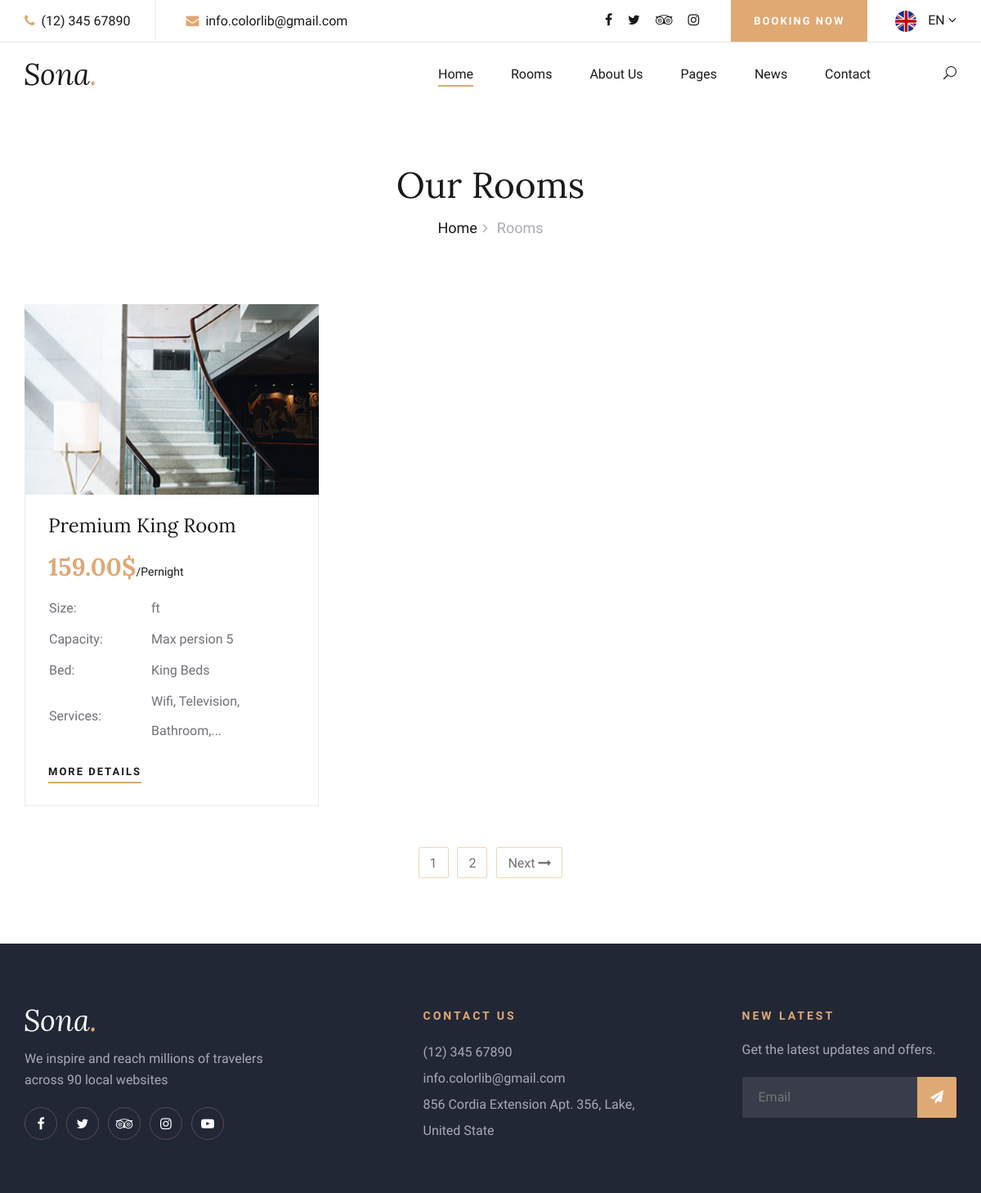
Page /rooms/ on the earlier database version.
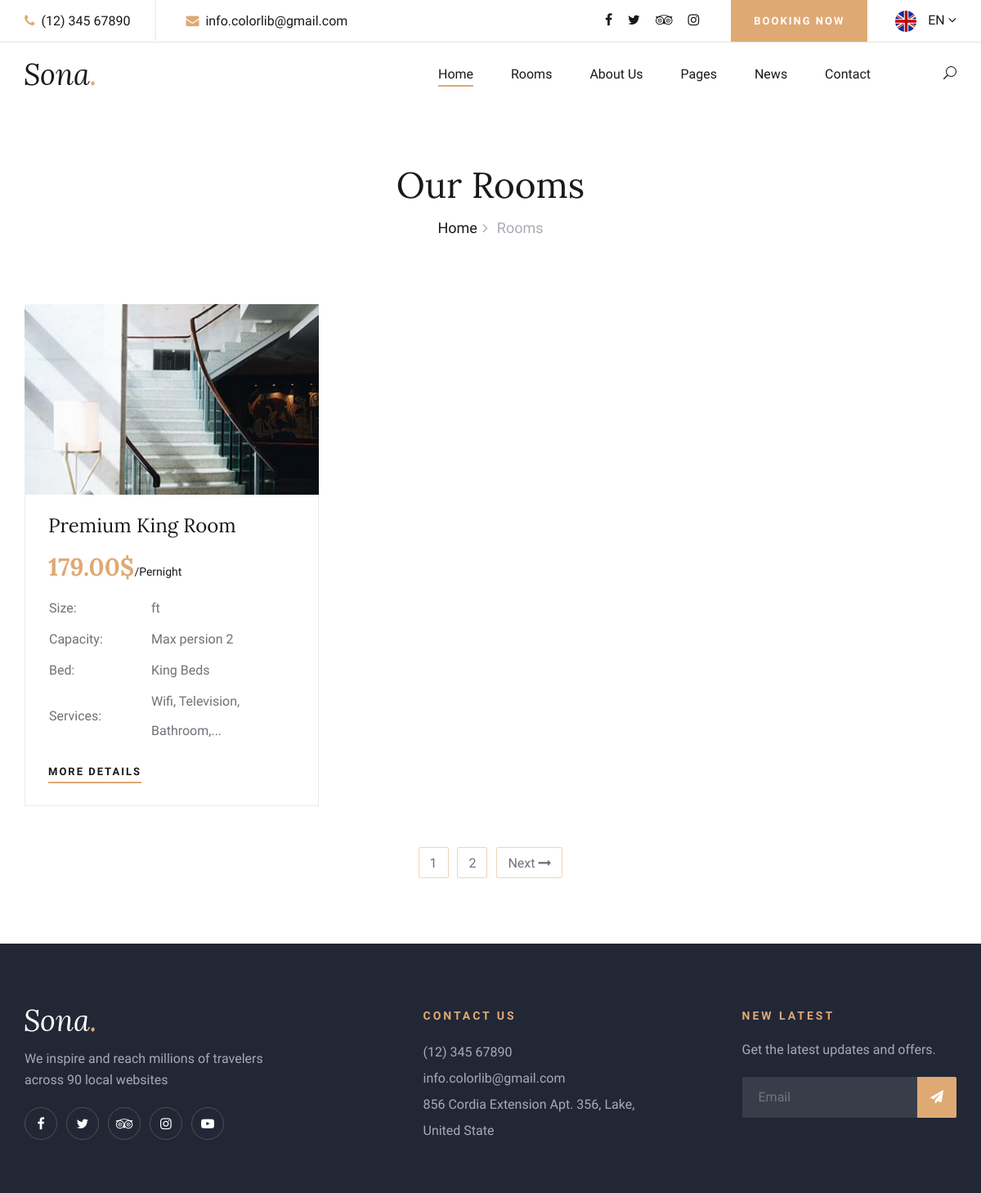
Same page on the later database version.
### res_system/models.py (models this page shows, shortened)
class Room(models.Model):
    type_choices = (
        ('Pernight', 'Pernight'),
        ('For Week', 'For Week'),
        ('For three days', 'For three days'),
        ('How you want', 'How you want')
    )
    bed_choices = (
        ('King Beds', 'King Beds'),
        ('Special for you', 'Special for you'),
        ('Italian furniture', 'Italian furniture'),
        ('How you want', 'How you want')
    )
    name = models.CharField(max_length=255)
    price = models.DecimalField(max_digits=6, decimal_places=2)
    image = models.ImageField(upload_to='rooms_pics')
    room_type = models.CharField(max_length=200, choices=type_choices)
    bed_type = models.CharField(max_length=200, choices=bed_choices)
    services = models.ManyToManyField(Service, related_name='room')
    content = RichTextField()
    rating_stars = models.ForeignKey(Rating_Star, on_delete=models.SET_NULL, null=True, blank=True)
    size = models.PositiveIntegerField(default=15)
    capacity_persons = models.PositiveIntegerField(default=2)
    date_created = models.DateTimeField(default=timezone.now)
    date_updated = models.DateTimeField(default=timezone.now, null=True)
    slug = models.SlugField(blank=True, null=True)
    def get_absolute_url(self):
        return reverse('res_system:room_detail', args=[str(self.slug)])

### res_system/views.py (the view)
# urls.py: path("rooms/", views.room_list, name="room_list"),
def room_list(request):
    categories = Category.objects.all()
    rating_stars = Rating_Star.objects.all()
    rooms = Room.objects.all().order_by('-date_created')
    comments = Comment.objects.all()
    services = Service.objects.all()
    context = {
        'categories': categories,
        'rating_stars': rating_stars,
        'rooms': rooms,
        'comments': comments
    }
    return render(request, 'res_system/room_list.html', context)

### templates/res_system/room_list.html
{% extends 'base.html' %}
{% block content %}
    <div class="breadcrumb-section">
        <div class="container">
            <div class="row">
                <div class="col-lg-12">
                <div class="breadcrumb-text">
                        <h2>Our Rooms</h2>
                        <div class="bt-option">
                            <a href="./home.html">Home</a>
                            <span>Rooms</span>
                        </div>
                    </div>
                </div>
            </div>
        </div>
    </div>
    <section class="rooms-section spad">
        <div class="container">
            <div class="row">
                {% for room in rooms %}
                <div class="col-lg-4 col-md-6">
                    <div class="room-item">
                        <img src="{{ room.image.url }}" alt="">
                        <div class="ri-text">
                            <h4>{{ room.name }}</h4>
                            <h3>{{ room.price }}$<span>/{{ room.room_type }}</span></h3>
                            <table>
                                <tbody>
                                    <tr>
                                        <td class="r-o">Size:</td>
                                        <td>{{ room.size_in_ft }} ft</td>
                                    </tr>
                                    <tr>
                                        <td class="r-o">Capacity:</td>
                                        <td>Max persion {{ room.capacity_persons }}</td>
                                    </tr>
                                    <tr>
                                        <td class="r-o">Bed:</td>
                                        <td>{{ room.bed_type }}</td>
                                    </tr>
                                    <tr>
                                        <td class="r-o">Services:</td>
                                        <td>Wifi, Television, Bathroom,...</td>
                                    </tr>
                                </tbody>
                            </table>
                            <a href="{{ room.get_absolute_url }}" class="primary-btn">More Details</a>
                        </div>
                    </div>
                </div>
                {% endfor %}
                <div class="col-lg-12">
                    <div class="room-pagination">
                        <a href="#">1</a>
                        <a href="#">2</a>
                        <a href="#">Next <i class="fa fa-long-arrow-right"></i></a>
                    </div>
                </div>
            </div>
        </div>
    </section>
{% endblock %}

Differences in the rows shown:
changed Room "Premium King Room": image: a different picture; price "159.00" → "179.00"; capacity_persons "5" → "2"
